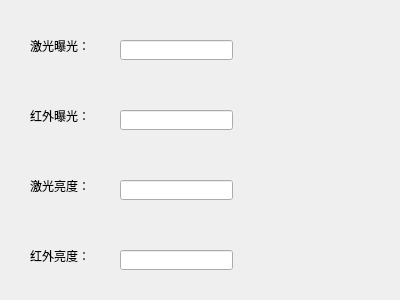
<?xml version="1.0" encoding="UTF-8"?>
<ui version="4.0">
 <class>Form</class>
 <widget class="QWidget" name="Form">
  <property name="geometry">
   <rect>
    <x>0</x>
    <y>0</y>
    <width>400</width>
    <height>300</height>
   </rect>
  </property>
  <property name="windowTitle">
   <string>Form</string>
  </property>
  <widget class="QLabel" name="label">
   <property name="geometry">
    <rect>
     <x>30</x>
     <y>30</y>
     <width>91</width>
     <height>31</height>
    </rect>
   </property>
   <property name="text">
    <string>激光曝光：</string>
   </property>
  </widget>
  <widget class="QLabel" name="label_2">
   <property name="geometry">
    <rect>
     <x>30</x>
     <y>100</y>
     <width>91</width>
     <height>31</height>
    </rect>
   </property>
   <property name="text">
    <string>红外曝光：</string>
   </property>
  </widget>
  <widget class="QLabel" name="label_3">
   <property name="geometry">
    <rect>
     <x>30</x>
     <y>170</y>
     <width>101</width>
     <height>31</height>
    </rect>
   </property>
   <property name="text">
    <string>激光亮度：</string>
   </property>
  </widget>
  <widget class="QLabel" name="label_4">
   <property name="geometry">
    <rect>
     <x>30</x>
     <y>240</y>
     <width>121</width>
     <height>31</height>
    </rect>
   </property>
   <property name="text">
    <string>红外亮度：</string>
   </property>
  </widget>
  <widget class="QLineEdit" name="laserExposureLineEdit">
   <property name="geometry">
    <rect>
     <x>120</x>
     <y>40</y>
     <width>113</width>
     <height>20</height>
    </rect>
   </property>
  </widget>
  <widget class="QLineEdit" name="inferredExposureLineEdit">
   <property name="geometry">
    <rect>
     <x>120</x>
     <y>110</y>
     <width>113</width>
     <height>20</height>
    </rect>
   </property>
  </widget>
  <widget class="QLineEdit" name="laserLightLineEdit">
   <property name="geometry">
    <rect>
     <x>120</x>
     <y>180</y>
     <width>113</width>
     <height>20</height>
    </rect>
   </property>
  </widget>
  <widget class="QLineEdit" name="inferredLightLineEdit">
   <property name="geometry">
    <rect>
     <x>120</x>
     <y>250</y>
     <width>113</width>
     <height>20</height>
    </rect>
   </property>
  </widget>
 </widget>
 <resources/>
 <connections/>
</ui>
